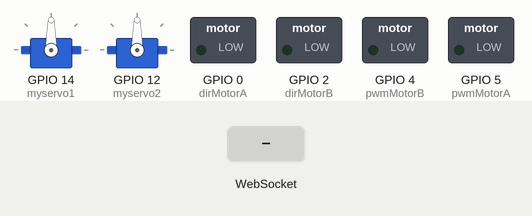
The sketch below on a simulated ESP8266 (NodeMCU). Shown: 2 × servo, switched loads named in the sketch (green lamp = pin HIGH). Inputs (shaded band) come from the test bench.

Above: at 1.2 s.
1.3 s: WebSocket text "G" received
At 2.4 s:
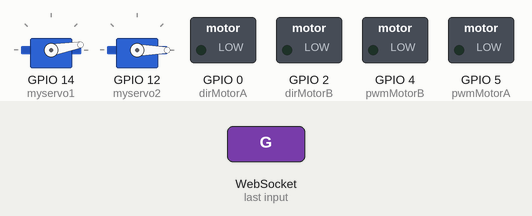
2.8 s: WebSocket text "G" received
At 3.5 s:
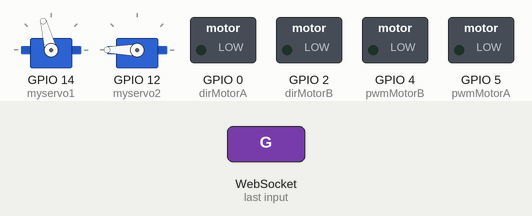
Timing chart, 0 to 5.8 s (numbered marks = the images above; inputs shaded):
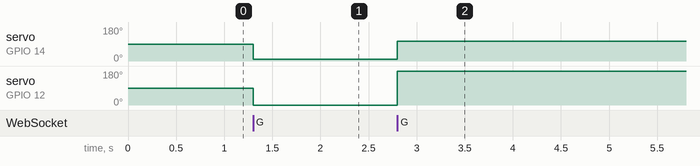

The sketch:

robot-joystick-claw.ino
```cpp
#include <ESP8266WiFi.h>
#include <DNSServer.h>
#include <ESP8266WebServer.h>
#include <WebSocketsServer.h> // Websockets Lib, By Markus https://github.com/Links2004/arduinoWebSockets
#include <Hash.h>
#include <Servo.h>
#include "html.h" // Inclui o conteúdo do arquivo html.h

Servo myservo1;
Servo myservo2;

WebSocketsServer webSocket = WebSocketsServer(81);
ESP8266WebServer server(80);
DNSServer dnsServer;

const byte DNS_PORT = 53;
IPAddress apIP(172, 217, 28, 1);

const int pwmMotorA = 5;
const int pwmMotorB = 4;
const int dirMotorA = 0;
const int dirMotorB = 2;

uint8_t pin_led = 16;

IPAddress local_IP(192,168,0,1);
IPAddress gateway(192,168,0,1);
IPAddress subnet(255,255,255,0);

bool isClaw = false;

void setup() {
  Serial.begin(9600);
  myservo1.attach(14);
  myservo2.attach(12);

  pinMode(pwmMotorA, OUTPUT);
  pinMode(pwmMotorB, OUTPUT);
  pinMode(dirMotorA, OUTPUT);
  pinMode(dirMotorB, OUTPUT);

  WiFi.mode(WIFI_AP);
 //WiFi.softAPConfig(apIP, apIP, IPAddress(255, 255, 255, 0));
  //WiFi.softAP("DNSServer CaptivePortal example");

  WiFi.softAPConfig(local_IP, gateway, subnet);

  WiFi.softAP("ROBOT-NETWORK");

  dnsServer.start(DNS_PORT, "*", apIP);

  webSocket.begin();
  webSocket.onEvent(webSocketEvent);

  server.on("/", []() { server.send_P(200, "text/html", html); });
  server.onNotFound([]() {
    server.send(200, "text/html", html);
  });

  server.begin();
}

void loop() {
  dnsServer.processNextRequest();
  webSocket.loop();
  server.handleClient();
}

void webSocketEvent(uint8_t num, WStype_t type, uint8_t *payload, size_t length) {
  if (type == WStype_TEXT) {
    String txt = "";
    for (int i = 0; i < length; i++) {
      txt = txt + ((char)payload[i]);
    }

    if (txt == "G") {
      isClaw = !isClaw;
      DoClaw();
    } else {
      int delimiterIndex = txt.indexOf(',');

      if (delimiterIndex != -1) {
        String xStr = txt.substring(0, delimiterIndex);
        String yStr = txt.substring(delimiterIndex + 1);
        int x = xStr.toInt();
        int y = yStr.toInt();

        int speedA = map(x, -255, 255, -255, 255);
        int speedB = map(y, -255, 255, -255, 255);
        controlMotor(speedA, speedB);
      }
    }
  }
}

void controlMotor(int speedA, int speedB) {
  digitalWrite(dirMotorA, speedA >= 0 ? HIGH : LOW);
  digitalWrite(dirMotorB, speedB >= 0 ? HIGH : LOW);

  analogWrite(pwmMotorA, abs(speedA));
  analogWrite(pwmMotorB, abs(speedB));
}

void DoClaw() {
  if (isClaw) {
    OpenClaw();
  } else {
    CloseClaw();
  }
}

void OpenClaw() {
  myservo1.write(10);
  myservo2.write(0);
}

void CloseClaw() {
  myservo1.write(105);
  myservo2.write(180);
}
```

html.h
```cpp
char html[] PROGMEM = R"=====(

<!DOCTYPE html>

<html>

<head>
    <meta name='viewport' content='width=device-width,         initial-scale=1.0,         user-scalable=no' />
    <meta charset="utf-8" />
    <title>Joystick test</title>
    <style>

    #outerContainer {
        text-align: center;
    }

    #joyDiv {
        width: 200px;
        height: 200px;
        margin: auto;
    }

    .button {
        display: block;
        margin: 10px auto; /* Adiciona um espaço entre os elementos */
        padding: 10px 20px;
        background-color: #4CAF50;
        color: white;
        font-size: 16px;
        border: 2px solid #4CAF50;
        border-radius: 5px;
        text-align: center;
        text-decoration: none;
        cursor: pointer;
        transition: background-color 0.3s;
    }

    @media (orientation: landscape) {
        #outerContainer {
            display: flex;
            justify-content: space-around;
            align-items: center;
            flex-wrap: wrap;
        }

        .button {
            margin: 10px; /* Adiciona margens para separar os botões */
        }
    }


        #container {
            width: 100%;
            height: 49vh;
            background-color: #333;
            display: flex;
            align-items: center;
            justify-content: center;
            overflow: hidden;
            border-radius: 7px;
            touch-action: none;
        }

        #item {
            width: 100px;
            height: 100px;
            background-color: rgb(245, 230, 99);
            border: 10px solid rgba(136, 136, 136, .5);
            border-radius: 50%;
            touch-action: none;
            user-select: none;
        }

        #item:active {
            background-color: rgba(168, 218, 220, 1.00);
        }

        #item:hover {
            cursor: pointer;
            border-width: 20px;
        }

        #area {
            position: fixed;
            right: 0;
            top: 0;
        }
    </style>


    <script type="text/javascript">
        var JoyStick = function (t, e) { var i = void 0 === (e = e || {}).title ? "joystick" : e.title, n = void 0 === e.width ? 0 : e.width, o = void 0 === e.height ? 0 : e.height, h = void 0 === e.internalFillColor ? "#00AA00" : e.internalFillColor, r = void 0 === e.internalLineWidth ? 2 : e.internalLineWidth, d = void 0 === e.internalStrokeColor ? "#003300" : e.internalStrokeColor, a = void 0 === e.externalLineWidth ? 2 : e.externalLineWidth, l = void 0 === e.externalStrokeColor ? "#008000" : e.externalStrokeColor, c = document.getElementById(t), u = document.createElement("canvas"); u.id = i, 0 == n && (n = c.clientWidth), 0 == o && (o = c.clientHeight), u.width = n, u.height = o, c.appendChild(u); var s = u.getContext("2d"), f = 0, v = 2 * Math.PI, g = (u.width - 110) / 2, w = g + 5, C = g + 30, m = u.width / 2, p = u.height / 2, L = u.width / 10, E = -1 * L, S = u.height / 10, k = -1 * S, W = m, G = p; function x() { s.beginPath(), s.arc(m, p, C, 0, v, !1), s.lineWidth = a, s.strokeStyle = l, s.stroke() } function y() { s.beginPath(), W < g && (W = w), W + g > u.width && (W = u.width - w), G < g && (G = w), G + g > u.height && (G = u.height - w), s.arc(W, G, g, 0, v, !1); var t = s.createRadialGradient(m, p, 5, m, p, 200); t.addColorStop(0, h), t.addColorStop(1, d), s.fillStyle = t, s.fill(), s.lineWidth = r, s.strokeStyle = d, s.stroke() } "ontouchstart" in document.documentElement ? (u.addEventListener("touchstart", function (t) { f = 1 }, !1), u.addEventListener("touchmove", function (t) { t.preventDefault(), 1 == f && (W = t.touches[0].pageX, G = t.touches[0].pageY, W -= u.offsetLeft, G -= u.offsetTop, s.clearRect(0, 0, u.width, u.height), x(), y()) }, !1), u.addEventListener("touchend", function (t) { f = 0, W = m, G = p, s.clearRect(0, 0, u.width, u.height), x(), y() }, !1)) : (u.addEventListener("mousedown", function (t) { f = 1 }, !1), u.addEventListener("mousemove", function (t) { 1 == f && (W = t.pageX, G = t.pageY, W -= u.offsetLeft, G -= u.offsetTop, s.clearRect(0, 0, u.width, u.height), x(), y()) }, !1), u.addEventListener("mouseup", function (t) { f = 0, W = m, G = p, s.clearRect(0, 0, u.width, u.height), x(), y() }, !1)), x(), y(), this.GetWidth = function () { return u.width }, this.GetHeight = function () { return u.height }, this.GetPosX = function () { return W }, this.GetPosY = function () { return G }, this.GetX = function () { return ((W - m) / w * 100).toFixed() }, this.GetY = function () { return ((G - p) / w * 100 * -1).toFixed() }, this.GetDir = function () { var t = "", e = W - m, i = G - p; return i >= k && i <= S && (t = "C"), i < k && (t = "N"), i > S && (t = "S"), e < E && ("C" == t ? t = "W" : t += "W"), e > L && ("C" == t ? t = "E" : t += "E"), t } };
    </script>
</head>


<body>

    <div id='outerContainer'>
        <div id="joyDiv"></div>
        <a href="#" class="button" id="botaoAbrirFechar">Abrir/Fechar Garra</a>
    </div>

    <script>


        const view = document.getElementById('stream');
        const WS_URL = "ws://" + window.location.host + ":81";
        const ws = new WebSocket(WS_URL);

        ws.onmessage = message => {
            if (message.data instanceof Blob) {
                var urlObject = URL.createObjectURL(message.data);
                view.src = urlObject;
            }
        };


        var lastText, lastSend, sendTimeout;
        // limit sending to one message every 30 ms
        // https://github.com/neonious/lowjs_esp32_examples/blob/master/neonious_one/cellphone_controlled_rc_car/www/index.html
        function send(txt) {
            var now = new Date().getTime();
            if (lastSend === undefined || now - lastSend >= 30) {
                try {
                    ws.send(txt);
                    lastSend = new Date().getTime();
                    return;
                } catch (e) {
                    console.log(e);
                }
            }
            lastText = txt;
            if (!sendTimeout) {
                var ms = lastSend !== undefined ? 30 - (now - lastSend) : 30;
                if (ms < 0)
                    ms = 0;
                sendTimeout = setTimeout(() => {
                    sendTimeout = null;
                    send(lastText);
                }, ms);
            }
        }

        // Obtenha uma referência para o botão
var botaoAbrirFechar = document.getElementById("botaoAbrirFechar");

// Adicione um ouvinte de evento para o clique no botão
botaoAbrirFechar.addEventListener("click", function(event) {
    // Evite o comportamento padrão do link
    event.preventDefault();

    // Chame a função que chama o método send("G")
    send("G");
});

    </script>
</body>

<script type="text/javascript">
    // Create JoyStick object into the DIV 'joyDiv'
    var joy = new JoyStick('joyDiv');
    var inputPosX = document.getElementById("posizioneX");
    var inputPosY = document.getElementById("posizioneY");
    var direzione = document.getElementById("direzione");
    var fuerzaI = document.getElementById("fuerzaI");
    var fuerzaD = document.getElementById("fuerzaD");
    var x = document.getElementById("X");
    var y = document.getElementById("Y");


    //Steering control program, based on :
    // Differential Steering Joystick Algorithm
    //   by Calvin Hass
    //   https://www.impulseadventure.com/elec/

    function getfuerza(nJoyX, nJoyY) {
        var nMotMixL;
        var nMotMixR;
        var fPivYLimit = 32.0; //The threshold at which the pivot action starts
        //                This threshold is measured in units on the Y-axis
        //                away from the X-axis (Y=0). A greater value will assign
        //                more of the joystick's range to pivot actions.
        //                Allowable range: (0..+127)

        // TEMP VARIABLES
        var nMotPremixL;    // Motor (left)  premixed output        (-128..+127)
        var nMotPremixR;    // Motor (right) premixed output        (-128..+127)
        var nPivSpeed;      // Pivot Speed                          (-128..+127)
        var fPivScale;       // Balance scale b/w drive and pivot    (   0..1   )

        // Calculate Drive Turn output due to Joystick X input
        if (nJoyY >= 0) {
            // Forward
            nMotPremixL = (nJoyX >= 0 ? 100.0 : 100.0 + parseFloat(nJoyX));
            nMotPremixR = (nJoyX >= 0 ? 100.0 - nJoyX : 100.0);
        } else {
            // Reverse
            nMotPremixL = (nJoyX >= 0 ? 100.0 - nJoyX : 100.0);
            nMotPremixR = (nJoyX >= 0 ? 100.0 : 100.0 + parseFloat(nJoyX));
        }

        // Scale Drive output due to Joystick Y input (throttle)
        nMotPremixL = nMotPremixL * nJoyY / 100.0;
        nMotPremixR = nMotPremixR * nJoyY / 100.0;

        // Now calculate pivot amount
        // - Strength of pivot (nPivSpeed) based on Joystick X input
        // - Blending of pivot vs drive (fPivScale) based on Joystick Y input
        nPivSpeed = nJoyX;
        fPivScale = (Math.abs(nJoyY) > fPivYLimit) ? 0.0 : (1.0 - Math.abs(nJoyY) / fPivYLimit);

        // Calculate final mix of Drive and Pivot
        nMotMixL = (1.0 - fPivScale) * nMotPremixL + fPivScale * (nPivSpeed);
        nMotMixR = (1.0 - fPivScale) * nMotPremixR + fPivScale * (-nPivSpeed);


        return Math.round(nMotMixL * 2.55) + "," + Math.round(nMotMixR * 2.55);   // The function returns the product of p1 and p2
    }

    setInterval(function () { send(getfuerza(joy.GetX(), joy.GetY())); }, 300);

</script>

</html>


)=====";
```

Measured:
- after the input at 1.3 s, servo on GPIO 14 (myservo1): 90° → 10° at once; servo on GPIO 12 (myservo2): 90° → 0° at once
- after the input at 2.8 s, servo on GPIO 14 (myservo1): 10° → 105° at once; servo on GPIO 12 (myservo2): 0° → 180° at once
